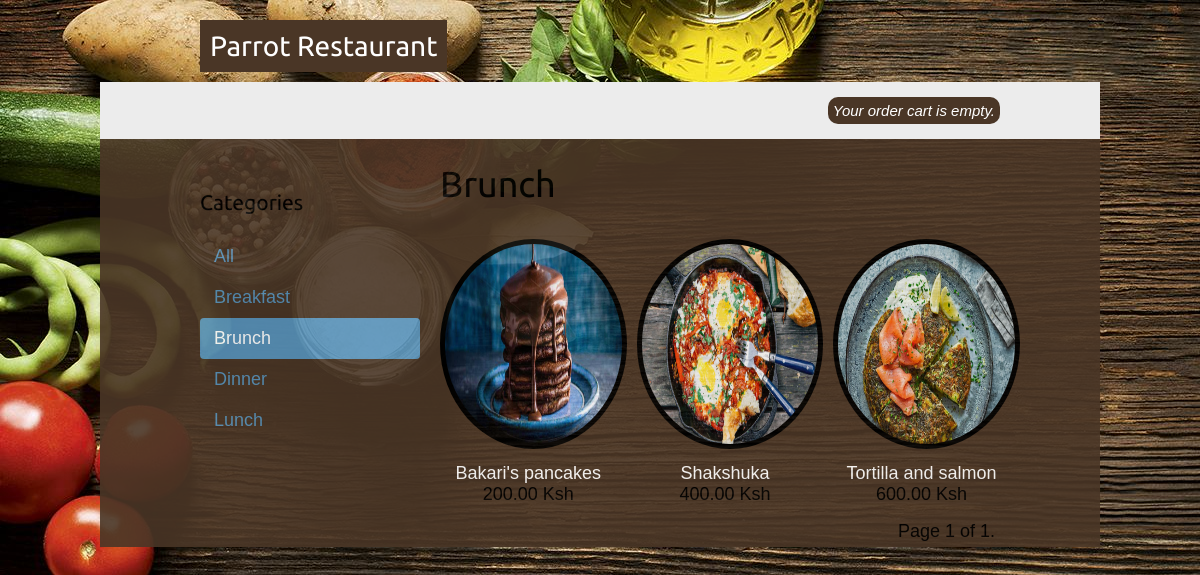
The app's page /brunch/ with its own data.
### shop/models.py (models this page shows, shortened)
class Category(models.Model):
    name = models.CharField(max_length=200, db_index=True)
    slug = models.SlugField(max_length=200, unique=True)
    class Meta:
        ordering = ('name',)
        verbose_name = 'category'
        verbose_name_plural = 'categories'
    def get_absolute_url(self):
        return reverse('shop:product_list_by_category', args=[self.slug])

class Product(models.Model):
    category = models.ForeignKey(Category, related_name='products', on_delete=models.CASCADE)
    name = models.CharField(max_length=200, db_index=True)
    slug = models.SlugField(max_length=200, db_index=True)
    image = models.ImageField(upload_to='products/%Y/%m/%d', blank=True)
    description = models.TextField(blank=True)
    price = models.DecimalField(max_digits=10, decimal_places=2)
    available = models.BooleanField(default=True)
    created = models.DateTimeField(auto_now_add=True)
    updated = models.DateTimeField(auto_now=True)
    class Meta:
        ordering = ('name',)
        index_together = (('id', 'slug'),)
    def get_absolute_url(self):
        return reverse('shop:product_detail', args=[self.id, self.slug])

### shop/views.py (the view)
# urls.py: path('', views.product_list, name='product_list'),
def product_list(request, category_slug=None):
    category = None
    categories = Category.objects.all()
    products = Product.objects.filter(available=True)
    if category_slug:
        category = get_object_or_404(Category, slug=category_slug)
        products = products.filter(category=category)
    paginator = Paginator(products, 6)
    page = request.GET.get('page')
    try:
        products = paginator.page(page)
    except PageNotAnInteger:
        products = paginator.page(1)
    except EmptyPage:
        products = paginator.page(paginator.num_pages)
    return render(request,
            'shop/product/list.html',{'category':category,'categories':categories, 'products':products, 'page':page })

### cart/cart.py (called while the page is built)
    def __len__(self):
        return sum(item['quantity'] for item in self.cart.values())

### cart/context_processors.py (called while the page is built)
def cart(request):
    return {'cart': Cart(request)}

### shop/templates/shop/product/list.html (shortened to what this page needs)
{% extends "shop/base.html" %}
{% load static %}
{% block content %}
<div id="sidebar">
  <h3>Categories</h3>
  <ul>
    <li {% if not category %} class="selected" {% endif %}>
      <a href="{% url "shop:product_list" %}">All</a>
    </li>
    {% for c in categories %}
     <li {% if category.slug == c.slug %}class="selected"{% endif %}>
       <a href="{{ c.get_absolute_url }}">{{ c.name }}</a>
     </li>
    {% endfor %}
  </ul>
</div>
<div id="main" class="product-list">
  <h1>{% if category %}{{ category.name }}{% else %}Full Menu{% endif %}</h1>
  {% for product in products %}
  <div class="item">
    <a href="{{ product.get_absolute_url }}">
      <img style="height:100px, weight:100px" src="{% if product.image %}{{ product.image.url }}{% else %}{% static "img/no_image.png" %}{% endif %}">
    </a>
    <a href="{{ product.get_absolute_url }}">{{ product.name }}</a>
    <br>
    {{ product.price }} Ksh
  </div>
  {% endfor %}
</div>
{% include "shop/pagination.html" with page=products %}
{% endblock %}

### shop/static/css/base.css (style rules this page uses)
body { margin:0; padding:0; font-family:helvetica, sans-serif; }
h1, h2, h3, h4, h5 , h6 { font-family: 'Ubuntu', sans-serif; font-weight:normal; }
a { text-decoration:none; color:#5993bb; }
#sidebar { width:220px; padding:30px 20px 0 0; float:left; }
#sidebar ul { margin:0; padding:0; }
#sidebar ul li { margin:0; list-style:none; padding:10px 14px; }
#sidebar ul li a { display:block; }
#sidebar ul li.selected { background:#5993bb; border-radius:4px; }
#sidebar ul li.selected a { color:#fff; }
#main { float:left; width: 96%; margin-right:-220px; overflow:hidden; }
.product-list .item { width:23%; padding:10px 20px 10px 0; float:left; text-align:center; line-height:1.2; }
.product-list .item img { width:100%; height:200px; margin-bottom:8px; border-radius: 50%; background-color:black; padding:5px; }
.product-list a { color:white; }

### records on screen
Category: name "Breakfast"
Category: name "Brunch"
Category: name "Dinner"
Category: name "Lunch"
Product: image (picture), name "Bakari's pancakes", price "200.00"
Product: image (picture), name "Shakshuka", price "400.00"
Product: image (picture), name "Tortilla and salmon", price "600.00"

### other values on screen
{{ page.number }} "1"
{{ page.paginator.num_pages }} "1"
